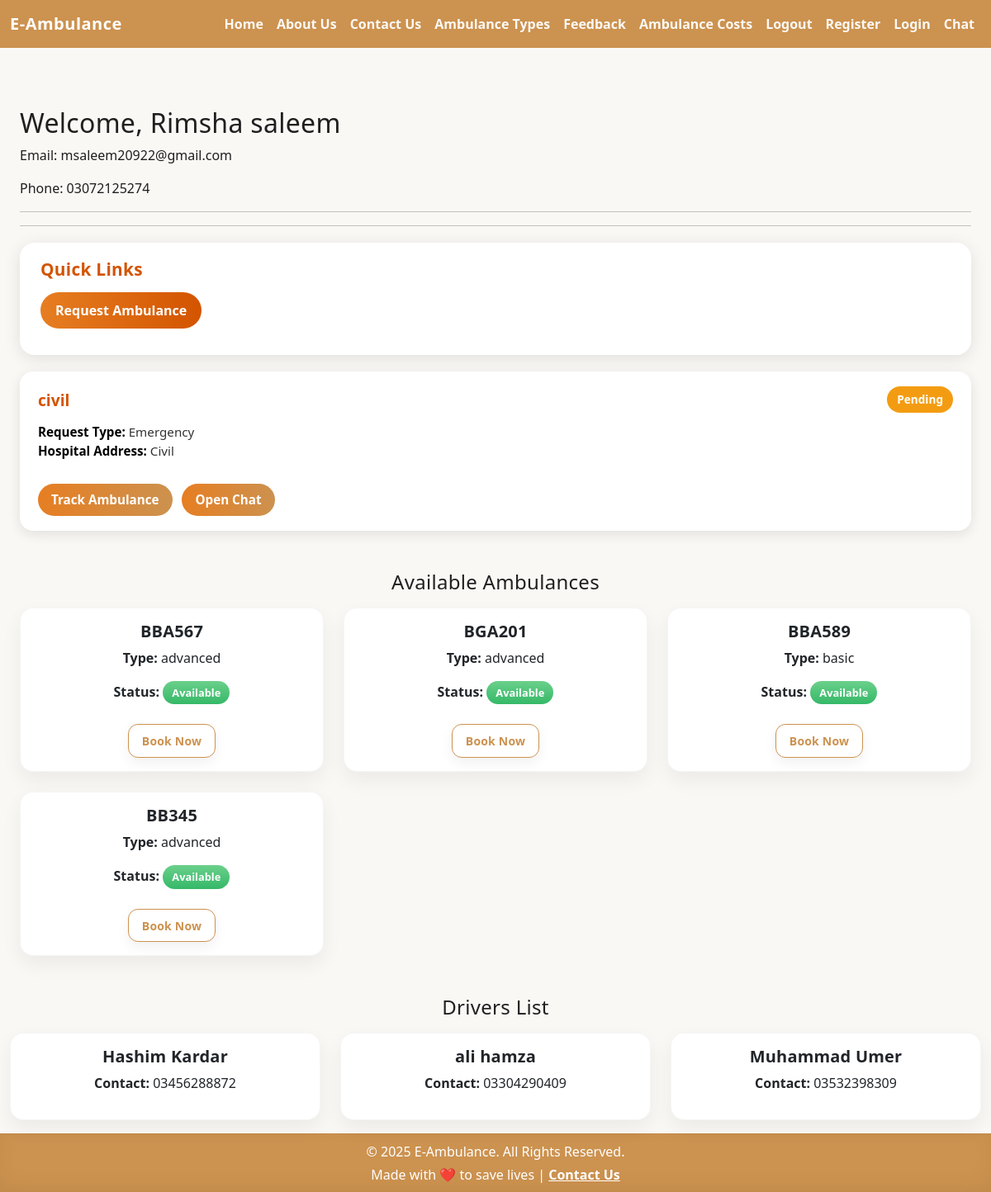
The app's page /home (signed in) with its own data.
### ambulance/models.py (models this page shows, shortened)
class User(models.Model):
    userid = models.AutoField(primary_key=True)
    firstname = models.CharField(max_length=100)
    lastname = models.CharField(max_length=100)
    email = models.EmailField(unique=True)
    phonenumber = models.CharField(max_length=15)
    password = models.CharField(max_length=128)
    date_of_birth = models.DateField(null=True, blank=True)
    address = models.TextField(default="", blank=True)
    is_admin = models.BooleanField(default=False)

class EmergencyRequest(models.Model):
    user = models.ForeignKey(User, on_delete=models.CASCADE)
    ambulance = models.ForeignKey(Ambulance, on_delete=models.CASCADE, null=True, blank=True)
    request_time = models.DateTimeField(auto_now_add=True)  # already hai
    expiry_time = models.DateTimeField(null=True, blank=True)
    created_at = models.DateTimeField(auto_now_add=True)  # 👈 yeh add karo
    status = models.CharField(
        max_length=20,
        choices=[
            ('pending', 'Pending'),
            ('accepted', 'Accepted'),
            ('completed', 'Completed'),
            ('expired', 'Expired'),
        ],
        default='pending'
    )
    pickup_address = models.CharField(max_length=255, null=True, blank=True)
    hospital_name = models.CharField(max_length=255, null=True, blank=True)
    hospital_address = models.CharField(max_length=255, null=True, blank=True)
    request_type = models.CharField(
        max_length=50,
        choices=[('emergency', 'Emergency'), ('normal', 'Normal')],
        default='emergency'
    )

class Ambulance(models.Model):
    AMBULANCE_STATUS = [
        ("available", "Available"),
        ("on_call", "On Call"),
        ("maintenance", "Maintenance"),
    ]
    EQUIPMENT_LEVELS = [
        ("basic", "Basic"),
        ("advanced", "Advanced"),
    ]
    ambulanceid = models.AutoField(primary_key=True)
    vehicle_number = models.CharField(max_length=50, unique=True)
    equipment_level = models.CharField(max_length=10, choices=EQUIPMENT_LEVELS)
    current_status = models.CharField(max_length=15, choices=AMBULANCE_STATUS, default="available")

class Driver(models.Model):
    driverid = models.AutoField(primary_key=True)
    firstname = models.CharField(max_length=100)
    lastname = models.CharField(max_length=100)
    phonenumber = models.CharField(max_length=15)

### ambulance/views.py (the view)
# urls.py: 2. Add a URL to urlpatterns:  path('', views.home, name='home')
def home(request):
    user_id = request.session.get("user_id")
    if not user_id:
        return redirect("login")
    try:
        user = User.objects.get(pk=user_id)
    except User.DoesNotExist:
        return redirect("login")
    requests = EmergencyRequest.objects.filter(user=user).order_by("-created_at")
    ambulances = Ambulance.objects.all()
    drivers = Driver.objects.all()
    return render(request, "home.html", {
        "user": user,
        "requests": requests,
        "ambulances": ambulances,
        "drivers": drivers
    })

### ambulance/templates/home.html (shortened to what this page needs)
<!DOCTYPE html>
<html lang="en">
<head>
  <link rel="stylesheet" href="https://cdn.jsdelivr.net/npm/bootstrap@5.3.0/dist/css/bootstrap.min.css">
</head>
<body>
  <nav class="navbar navbar-expand-lg" style="background-color: #cc924fff;">
    <div class="container-fluid">
      <a class="navbar-brand" href="/"> E-Ambulance</a>
      <div class="collapse navbar-collapse" id="navbarNav">
        <ul class="navbar-nav ms-auto">
           <li class="nav-item"><a class="nav-link" href="{% url 'home' %}">Home</a></li>
          <li class="nav-item"><a class="nav-link" href="{% url 'about' %}">About Us</a></li>
          <li class="nav-item"><a class="nav-link" href="{% url 'contact' %}">Contact Us</a></li>
          <li class="nav-item"><a class="nav-link" href="{% url 'ambulance_types' %}">Ambulance Types</a></li>
          <li class="nav-item"><a class="nav-link" href="{% url 'feedback' %}">Feedback</a></li>
          <li class="nav-item"><a class="nav-link" href="{% url 'costs' %}">Ambulance Costs</a></li>
          <li class="nav-item"><a class="nav-link" href="{% url 'logout' %}">Logout</a></li>
          <li class="nav-item"><a class="nav-link" href="{% url 'register' %}">Register</a></li>
          <li class="nav-item"><a class="nav-link" href="{% url 'login' %}">Login</a></li>
         <a class="nav-link" href="{% url 'chat_entry' %}">Chat</a>
        </ul>
      </div>
    </div>
  </nav>
  <div class="container mt-4">
  {% block content %}
  <div class="container mt-5">
    <h2>Welcome, {{ user.firstname }} {{ user.lastname }} </h2>
    <p>Email: {{ user.email }}</p>
    <p>Phone: {{ user.phonenumber }}</p>
    <hr>
    <hr>
<div class="quick-links-card">
  <h4>Quick Links</h4>
  <ul>
    <li><a href="{% url 'emergency_request' %}">Request Ambulance </a></li>
  </ul>
</div>
  {% for req in requests %}
  <div class="request-card mb-4">
    <div class="request-header">
      <h5 class="hospital-name">{{ req.hospital_name }}</h5>
      <span class="status-badge {{ req.status|lower }}">
        {{ req.status }}
      </span>
    </div>
    <div class="request-body">
      <p>
        <strong>Request Type:</strong> {{ req.request_type|title }} <br>
        <strong>Hospital Address:</strong> {{ req.hospital_address }}
      </p>
      <a href="{% url 'track_request' req.id %}" class="track-btn">
         Track Ambulance
      </a>
      <a href="{% url 'user_chat' req.id %}" class="track-btn" style="margin-left:8px;">
         Open Chat
      </a>
    </div>
  </div>
{% empty %}
  <p>No emergency requests yet.</p>
{% endfor %}
<h4 class="mt-5 mb-3 text-center">Available Ambulances</h4>
<div class="row g-4">
  {% for ambulance in ambulances %}
    <div class="col-md-4">
      <div class="card shadow text-center h-100">
        <div class="card-body">
          <h5 class="card-title">{{ ambulance.vehicle_number }}</h5>
          <p><strong>Type:</strong> {{ ambulance.equipment_level }}</p>
          <p>
            <strong>Status:</strong>
            {% if ambulance.current_status|lower == 'available' %}
              <span class="badge bg-success">Available</span>
            {% else %}
              <span class="badge bg-danger">{{ ambulance.current_status }}</span>
            {% endif %}
          </p>
          <a href="{% url 'emergency_request' %}"
             class="btn btn-outline-primary btn-sm mt-2">
             Book Now
          </a>
        </div>
      </div>
    </div>
  {% empty %}
    <p class="text-muted">No ambulances available at the moment.</p>
  {% endfor %}
</div>
  </div>
    <h4 class="mt-5 mb-3 text-center">Drivers List</h4>
    <div class="row g-4">
      {% for driver in drivers %}
        <div class="col-md-4">
          <div class="card shadow text-center h-100">
            <div class="card-body">
              <h5 class="card-title">{{ driver.firstname }} {{ driver.lastname }}</h5>
              <p><strong>Contact:</strong> {{ driver.phonenumber }}</p>
            </div>
          </div>
        </div>
      {% empty %}
        <p class="text-muted">No drivers available at the moment.</p>
      {% endfor %}
    </div>
  </div>
  {% endblock %}
  <footer>
    <p class="mb-1">© 2025 E-Ambulance. All Rights Reserved.</p>
    <p class="mb-0">Made with ❤️ to save lives | <a href="{% url 'contact' %}">Contact Us</a></p>
  </footer>
</body>
</html>

### ambulance/templates/home.html (style rules this page uses)
:root { --brand:#cc924f; --brand-ink:#1a0c0c; --ink:#1f1f1f; --muted:#6b6b6b; --bg:#faf8f5; --card:#ffffff; --ring: rgba(204,146,79,.35); }
html,body { background:var(--bg); color:var(--ink); }
.container, .container-fluid { max-width:1200px; }
h1,h2,h3,h4 { letter-spacing:.3px }
a { transition:all .2s ease }
.navbar { background:var(--brand)!important; backdrop-filter:saturate(120%) blur(2px) }
.navbar .navbar-brand { color:#fff!important; font-weight:800; letter-spacing:.5px; }
.navbar .nav-link { color:#fff!important; font-weight:600; border-radius:10px; padding:.55rem .9rem; opacity:.95; }
.card { border:1px solid rgba(0,0,0,.04); border-radius:16px; background:var(--card); box-shadow:0 10px 24px rgba(0,0,0,.06); transition:transform .25s ease, box-shadow .25s ease, border-color .25s ease; }
.card .card-title { font-weight:800; letter-spacing:.2px }
.card .badge { font-size:.8rem; padding:.5rem .7rem; border-radius:999px }
.shadow { box-shadow:0 10px 24px rgba(0,0,0,.06)!important }
.btn { border-radius:12px; font-weight:700; letter-spacing:.2px; padding:.55rem 1rem; box-shadow:0 6px 16px rgba(0,0,0,.06); }
.btn-outline-primary { color:var(--brand); border-color:var(--brand) }
.badge.bg-success { background:linear-gradient(#6bd08b,#35b868) }
.row.g-4 > [class*="col-"] { display:flex }
.row.g-4 .card { width:100% }
footer { background:var(--brand); color:var(--brand-ink); border-top:1px solid rgba(0,0,0,.06); box-shadow:0 -8px 24px rgba(0,0,0,.05) inset; }
footer a { color:#110d07; font-weight:700 }
.quick-links-card { background: #ffffff; border-radius: 18px; box-shadow: 0 4px 20px rgba(0,0,0,0.1); padding: 20px 25px; margin: 20px 0; transition: transform 0.2s ease, box-shadow 0.2s ease; }
.quick-links-card h4 { font-weight: 700; font-size: 1.3rem; color: #d35400; margin-bottom: 15px; }
.quick-links-card ul { list-style: none; padding: 0; margin: 0; }
.quick-links-card li { margin-bottom: 12px; }
.quick-links-card a { display: inline-block; padding: 10px 18px; background: linear-gradient(90deg, #e67e22, #d35400); color: #fff; font-weight: 600; text-decoration: none; border-radius: 25px; transition: background 0.3s ease; }
.request-card { background: #ffffff; border-radius: 16px; box-shadow: 0 4px 15px rgba(0,0,0,0.1); padding: 18px 22px; margin-bottom: 20px; transition: transform 0.2s ease, box-shadow 0.2s ease; }
.request-header { display: flex; justify-content: space-between; align-items: center; margin-bottom: 12px; }
.hospital-name { font-size: 1.2rem; font-weight: 700; color: #d35400; margin: 0; }
.status-badge { padding: 6px 12px; border-radius: 20px; font-size: 0.85rem; font-weight: 600; text-transform: capitalize; color: #fff; }
.status-badge.pending { background: #f39c12; }
.request-body { font-size: 0.95rem; color: #333; }
.request-body strong { color: #000; }
.track-btn { display: inline-block; margin-top: 12px; padding: 8px 16px; background: linear-gradient(90deg, #e67e22, #cc924fff); color: #fff; font-weight: 600; border-radius: 25px; text-decoration: none; transition: background 0.3s ease; }
footer { background: #cc924fff; color: #fff; padding: 9px 0; text-align: center; margin-top: 16px; }
footer a { color: #fff; text-decoration: underline; }
html, body { height: 100%; display: flex; flex-direction: column; }
.container, .content { flex: 1; }

### records on screen
User: firstname "Rimsha", lastname "saleem", email "msaleem20922@gmail.com", phonenumber "03072125274"
EmergencyRequest: hospital_name "civil", status "Pending", request_type "Emergency", hospital_address "Civil"
Ambulance: vehicle_number "BBA567", equipment_level "advanced", current_status "Available"
Ambulance: vehicle_number "BGA201", equipment_level "advanced", current_status "Available"
Ambulance: vehicle_number "BBA589", equipment_level "basic", current_status "Available"
Ambulance: vehicle_number "BB345", equipment_level "advanced", current_status "Available"
Driver: firstname "Hashim", lastname "Kardar", phonenumber "03456288872"
Driver: firstname "ali", lastname "hamza", phonenumber "03304290409"
Driver: firstname "Muhammad", lastname "Umer", phonenumber "03532398309"
